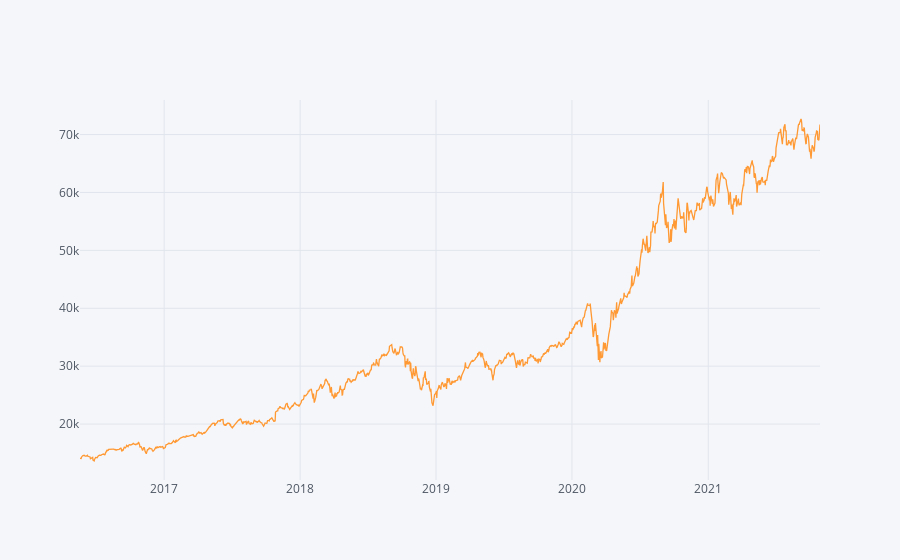

The notebook cell this image was saved under:
### Markdown cell above
absolute return, CAGR and IR for your candidate algorithmic trading

### Code cell
absolute_return_fn = ((results.Close.iloc[-1]-results.Open.iloc[0])/results.Open.iloc[0])*100
CAGR_fn = (((results.Close.iloc[-1]/results.Open.iloc[0])**(252/len(results)))-1)*100
#CAGR1_fn = (((results.Close.iloc[-1]/results.Open.iloc[0])**(365/(results.index[-1] - results.index[0]).days))-1)*100
IR_fn = (results.Close.pct_change().mean()/results.Close.pct_change().std())*((252) **0.5)

print(absolute_return_fn)
print(CAGR_fn)
#print(CAGR1_fn)
print(IR_fn)
results.Close.iplot()

### Figure 1 — Plotly figure (JSON) as saved in the notebook; plotly's stock layout.template omitted (floating-point values rounded to 4 significant figures; data arrays with more than 128 entries replaced by an {"elided": "..."} marker saying what was removed)
{"data": [{"line": {"color": "rgba(255, 153, 51, 1.0)", "dash": "solid", "shape": "linear", "width": 1.3}, "mode": "lines", "name": "Close", "text": "", "type": "scatter", "x": {"elided": "1371 str values"}, "y": {"elided": "1371 float values"}}], "layout": {"legend": {"bgcolor": "#F5F6F9", "font": {"color": "#4D5663"}}, "paper_bgcolor": "#F5F6F9", "plot_bgcolor": "#F5F6F9", "title": {"font": {"color": "#4D5663"}}, "xaxis": {"gridcolor": "#E1E5ED", "showgrid": true, "tickfont": {"color": "#4D5663"}, "title": {"font": {"color": "#4D5663"}, "text": ""}, "zerolinecolor": "#E1E5ED"}, "yaxis": {"gridcolor": "#E1E5ED", "showgrid": true, "tickfont": {"color": "#4D5663"}, "title": {"font": {"color": "#4D5663"}, "text": ""}, "zerolinecolor": "#E1E5ED"}}}
